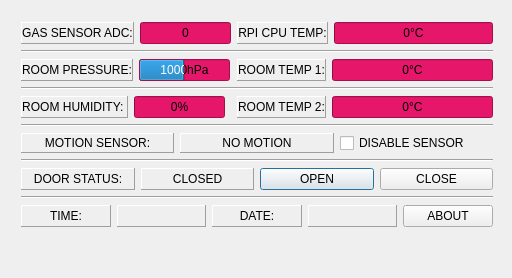
<?xml version="1.0" encoding="UTF-8"?>
<ui version="4.0">
 <class>Dialog</class>
 <widget class="QDialog" name="Dialog">
  <property name="geometry">
   <rect>
    <x>0</x>
    <y>0</y>
    <width>512</width>
    <height>278</height>
   </rect>
  </property>
  <property name="sizePolicy">
   <sizepolicy hsizetype="Preferred" vsizetype="Preferred">
    <horstretch>0</horstretch>
    <verstretch>0</verstretch>
   </sizepolicy>
  </property>
  <property name="minimumSize">
   <size>
    <width>512</width>
    <height>278</height>
   </size>
  </property>
  <property name="maximumSize">
   <size>
    <width>512</width>
    <height>278</height>
   </size>
  </property>
  <property name="windowTitle">
   <string>Dialog</string>
  </property>
  <widget class="QWidget" name="layoutWidget">
   <property name="geometry">
    <rect>
     <x>10</x>
     <y>11</y>
     <width>494</width>
     <height>257</height>
    </rect>
   </property>
   <layout class="QFormLayout" name="formLayout">
    <item row="0" column="0">
     <layout class="QHBoxLayout" name="horizontalLayout_6">
      <item>
       <widget class="QLabel" name="label_6">
        <property name="frameShape">
         <enum>QFrame::Panel</enum>
        </property>
        <property name="frameShadow">
         <enum>QFrame::Raised</enum>
        </property>
        <property name="text">
         <string>GAS SENSOR ADC:</string>
        </property>
        <property name="alignment">
         <set>Qt::AlignCenter</set>
        </property>
       </widget>
      </item>
      <item>
       <widget class="QProgressBar" name="progressBar_6">
        <property name="styleSheet">
         <string notr="true">font: italic 12pt &quot;Sans Serif&quot;;

background-color: #e6176a;
</string>
        </property>
        <property name="minimum">
         <number>0</number>
        </property>
        <property name="maximum">
         <number>300</number>
        </property>
        <property name="value">
         <number>0</number>
        </property>
        <property name="textVisible">
         <bool>true</bool>
        </property>
        <property name="invertedAppearance">
         <bool>false</bool>
        </property>
        <property name="format">
         <string>%v</string>
        </property>
       </widget>
      </item>
     </layout>
    </item>
    <item row="0" column="1">
     <layout class="QHBoxLayout" name="horizontalLayout">
      <item>
       <widget class="QLabel" name="label">
        <property name="frameShape">
         <enum>QFrame::Panel</enum>
        </property>
        <property name="frameShadow">
         <enum>QFrame::Raised</enum>
        </property>
        <property name="text">
         <string>RPI CPU TEMP:</string>
        </property>
        <property name="alignment">
         <set>Qt::AlignCenter</set>
        </property>
       </widget>
      </item>
      <item>
       <widget class="QProgressBar" name="progressBar">
        <property name="styleSheet">
         <string notr="true">font: italic 12pt &quot;Sans Serif&quot;;

background-color: #e6176a;
</string>
        </property>
        <property name="value">
         <number>0</number>
        </property>
        <property name="textVisible">
         <bool>true</bool>
        </property>
        <property name="invertedAppearance">
         <bool>false</bool>
        </property>
        <property name="format">
         <string>%p°C</string>
        </property>
       </widget>
      </item>
     </layout>
    </item>
    <item row="1" column="0" colspan="2">
     <widget class="Line" name="line_4">
      <property name="orientation">
       <enum>Qt::Horizontal</enum>
      </property>
     </widget>
    </item>
    <item row="2" column="0">
     <layout class="QHBoxLayout" name="horizontalLayout_3">
      <item>
       <widget class="QLabel" name="label_3">
        <property name="frameShape">
         <enum>QFrame::Panel</enum>
        </property>
        <property name="frameShadow">
         <enum>QFrame::Raised</enum>
        </property>
        <property name="text">
         <string>ROOM PRESSURE:</string>
        </property>
        <property name="alignment">
         <set>Qt::AlignCenter</set>
        </property>
       </widget>
      </item>
      <item>
       <widget class="QProgressBar" name="progressBar_3">
        <property name="styleSheet">
         <string notr="true">font: italic 12pt &quot;Sans Serif&quot;;

background-color: #e6176a;
</string>
        </property>
        <property name="minimum">
         <number>950</number>
        </property>
        <property name="maximum">
         <number>1050</number>
        </property>
        <property name="value">
         <number>1000</number>
        </property>
        <property name="textVisible">
         <bool>true</bool>
        </property>
        <property name="invertedAppearance">
         <bool>false</bool>
        </property>
        <property name="format">
         <string>%vhPa</string>
        </property>
       </widget>
      </item>
     </layout>
    </item>
    <item row="2" column="1">
     <layout class="QHBoxLayout" name="horizontalLayout_2">
      <item>
       <widget class="QLabel" name="label_2">
        <property name="frameShape">
         <enum>QFrame::Panel</enum>
        </property>
        <property name="frameShadow">
         <enum>QFrame::Raised</enum>
        </property>
        <property name="text">
         <string>ROOM TEMP 1:</string>
        </property>
        <property name="alignment">
         <set>Qt::AlignCenter</set>
        </property>
       </widget>
      </item>
      <item>
       <widget class="QProgressBar" name="progressBar_2">
        <property name="styleSheet">
         <string notr="true">font: italic 12pt &quot;Sans Serif&quot;;

background-color: #e6176a;
</string>
        </property>
        <property name="value">
         <number>0</number>
        </property>
        <property name="textVisible">
         <bool>true</bool>
        </property>
        <property name="invertedAppearance">
         <bool>false</bool>
        </property>
        <property name="format">
         <string>%p°C</string>
        </property>
       </widget>
      </item>
     </layout>
    </item>
    <item row="3" column="0" colspan="2">
     <widget class="Line" name="line_3">
      <property name="orientation">
       <enum>Qt::Horizontal</enum>
      </property>
     </widget>
    </item>
    <item row="4" column="0">
     <layout class="QHBoxLayout" name="horizontalLayout_4">
      <item>
       <widget class="QLabel" name="label_4">
        <property name="frameShape">
         <enum>QFrame::Panel</enum>
        </property>
        <property name="frameShadow">
         <enum>QFrame::Raised</enum>
        </property>
        <property name="text">
         <string>ROOM HUMIDITY: </string>
        </property>
        <property name="alignment">
         <set>Qt::AlignCenter</set>
        </property>
       </widget>
      </item>
      <item>
       <widget class="QProgressBar" name="progressBar_4">
        <property name="styleSheet">
         <string notr="true">font: italic 12pt &quot;Sans Serif&quot;;

background-color: #e6176a;
</string>
        </property>
        <property name="minimum">
         <number>0</number>
        </property>
        <property name="maximum">
         <number>100</number>
        </property>
        <property name="value">
         <number>0</number>
        </property>
        <property name="textVisible">
         <bool>true</bool>
        </property>
        <property name="invertedAppearance">
         <bool>false</bool>
        </property>
        <property name="format">
         <string>%v%</string>
        </property>
       </widget>
      </item>
     </layout>
    </item>
    <item row="4" column="1">
     <layout class="QHBoxLayout" name="horizontalLayout_5">
      <item>
       <widget class="QLabel" name="label_5">
        <property name="frameShape">
         <enum>QFrame::Panel</enum>
        </property>
        <property name="frameShadow">
         <enum>QFrame::Raised</enum>
        </property>
        <property name="text">
         <string>ROOM TEMP 2:</string>
        </property>
        <property name="alignment">
         <set>Qt::AlignCenter</set>
        </property>
       </widget>
      </item>
      <item>
       <widget class="QProgressBar" name="progressBar_5">
        <property name="styleSheet">
         <string notr="true">font: italic 12pt &quot;Sans Serif&quot;;

background-color: #e6176a;
</string>
        </property>
        <property name="value">
         <number>0</number>
        </property>
        <property name="textVisible">
         <bool>true</bool>
        </property>
        <property name="invertedAppearance">
         <bool>false</bool>
        </property>
        <property name="format">
         <string>%p°C</string>
        </property>
       </widget>
      </item>
     </layout>
    </item>
    <item row="5" column="0" colspan="2">
     <widget class="Line" name="line_2">
      <property name="maximumSize">
       <size>
        <width>16777215</width>
        <height>3</height>
       </size>
      </property>
      <property name="orientation">
       <enum>Qt::Horizontal</enum>
      </property>
     </widget>
    </item>
    <item row="6" column="0" colspan="2">
     <layout class="QHBoxLayout" name="horizontalLayout_7">
      <item>
       <widget class="QLabel" name="label_8">
        <property name="frameShape">
         <enum>QFrame::Panel</enum>
        </property>
        <property name="frameShadow">
         <enum>QFrame::Raised</enum>
        </property>
        <property name="text">
         <string>MOTION SENSOR:</string>
        </property>
        <property name="alignment">
         <set>Qt::AlignCenter</set>
        </property>
       </widget>
      </item>
      <item>
       <widget class="QLabel" name="label_7">
        <property name="frameShape">
         <enum>QFrame::Panel</enum>
        </property>
        <property name="frameShadow">
         <enum>QFrame::Raised</enum>
        </property>
        <property name="text">
         <string>NO MOTION</string>
        </property>
        <property name="alignment">
         <set>Qt::AlignCenter</set>
        </property>
       </widget>
      </item>
      <item>
       <widget class="QCheckBox" name="checkBox">
        <property name="text">
         <string>DISABLE SENSOR</string>
        </property>
       </widget>
      </item>
     </layout>
    </item>
    <item row="7" column="0" colspan="2">
     <widget class="Line" name="line">
      <property name="orientation">
       <enum>Qt::Horizontal</enum>
      </property>
     </widget>
    </item>
    <item row="8" column="0" colspan="2">
     <layout class="QHBoxLayout" name="horizontalLayout_8">
      <item>
       <widget class="QLabel" name="label_9">
        <property name="frameShape">
         <enum>QFrame::Panel</enum>
        </property>
        <property name="frameShadow">
         <enum>QFrame::Raised</enum>
        </property>
        <property name="text">
         <string>DOOR STATUS:</string>
        </property>
        <property name="alignment">
         <set>Qt::AlignCenter</set>
        </property>
       </widget>
      </item>
      <item>
       <widget class="QLabel" name="label_10">
        <property name="frameShape">
         <enum>QFrame::Panel</enum>
        </property>
        <property name="frameShadow">
         <enum>QFrame::Raised</enum>
        </property>
        <property name="text">
         <string>CLOSED</string>
        </property>
        <property name="alignment">
         <set>Qt::AlignCenter</set>
        </property>
       </widget>
      </item>
      <item>
       <widget class="QPushButton" name="pushButton">
        <property name="text">
         <string>OPEN</string>
        </property>
       </widget>
      </item>
      <item>
       <widget class="QPushButton" name="pushButton_2">
        <property name="text">
         <string>CLOSE</string>
        </property>
       </widget>
      </item>
     </layout>
    </item>
    <item row="9" column="0" colspan="2">
     <widget class="Line" name="line_5">
      <property name="orientation">
       <enum>Qt::Horizontal</enum>
      </property>
     </widget>
    </item>
    <item row="10" column="0" colspan="2">
     <layout class="QHBoxLayout" name="horizontalLayout_9">
      <item>
       <widget class="QLabel" name="label_11">
        <property name="frameShape">
         <enum>QFrame::Panel</enum>
        </property>
        <property name="frameShadow">
         <enum>QFrame::Raised</enum>
        </property>
        <property name="text">
         <string>TIME:</string>
        </property>
        <property name="alignment">
         <set>Qt::AlignCenter</set>
        </property>
       </widget>
      </item>
      <item>
       <widget class="QLabel" name="label_12">
        <property name="frameShape">
         <enum>QFrame::Panel</enum>
        </property>
        <property name="frameShadow">
         <enum>QFrame::Raised</enum>
        </property>
        <property name="text">
         <string/>
        </property>
        <property name="alignment">
         <set>Qt::AlignCenter</set>
        </property>
       </widget>
      </item>
      <item>
       <widget class="QLabel" name="label_13">
        <property name="frameShape">
         <enum>QFrame::Panel</enum>
        </property>
        <property name="frameShadow">
         <enum>QFrame::Raised</enum>
        </property>
        <property name="text">
         <string>DATE:</string>
        </property>
        <property name="alignment">
         <set>Qt::AlignCenter</set>
        </property>
       </widget>
      </item>
      <item>
       <widget class="QLabel" name="label_14">
        <property name="frameShape">
         <enum>QFrame::Panel</enum>
        </property>
        <property name="frameShadow">
         <enum>QFrame::Raised</enum>
        </property>
        <property name="text">
         <string/>
        </property>
        <property name="alignment">
         <set>Qt::AlignCenter</set>
        </property>
       </widget>
      </item>
      <item>
       <widget class="QPushButton" name="pushButton_3">
        <property name="text">
         <string>ABOUT</string>
        </property>
       </widget>
      </item>
     </layout>
    </item>
   </layout>
  </widget>
 </widget>
 <layoutdefault spacing="6" margin="11"/>
 <resources/>
 <connections/>
</ui>
